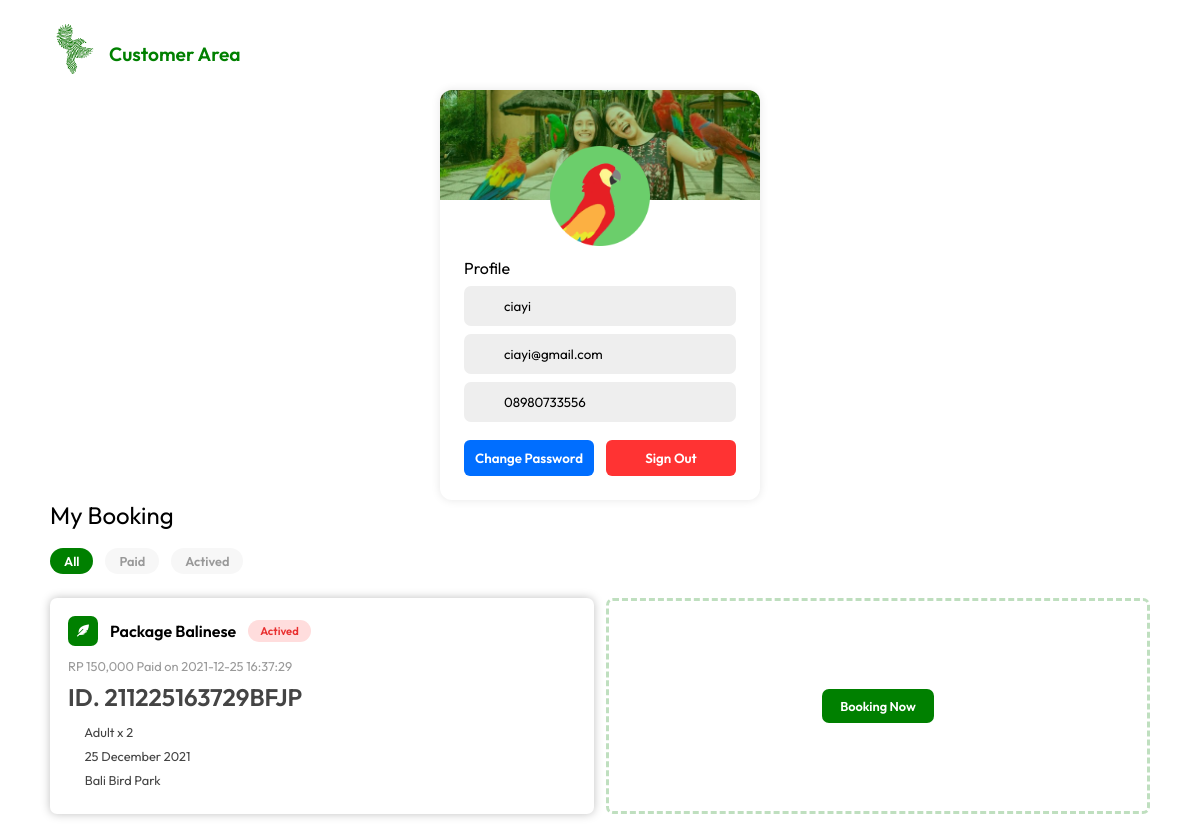
Page /customer-area (signed in) on the committed database.
### tables this page shows
CREATE TABLE `user` (
  `user_id` varchar(36) NOT NULL,
  `email` varchar(50) NOT NULL,
  `password` varchar(36) NOT NULL,
  `username` varchar(12) NOT NULL,
  `phone` varchar(24) NOT NULL,
  `role` enum('customer','admin') NOT NULL,
  `status` enum('safe','banned') NOT NULL,
  `description` text NOT NULL
);

CREATE TABLE `booking` (
  `booking_id` varchar(36) NOT NULL,
  `package` enum('balinese','indonesian','overseas','vip') NOT NULL,
  `child` int(6) NOT NULL,
  `adult` int(6) NOT NULL,
  `customer_id` varchar(36) NOT NULL,
  `booking_date` date NOT NULL,
  `booking_price` double NOT NULL,
  `payment_method` varchar(12) NOT NULL,
  `payment_date` datetime NOT NULL,
  `booking_status` enum('paid','actived') NOT NULL
);

### config/helper.php (called while the page is built, shortened)
<?php
class Helper{
  public $con;
  function __construct(){
    @$this->con = mysqli_connect("localhost","root","","balibirdpark");
    $this->base_url="http://{$_SERVER['HTTP_HOST']}/";
    $this->img_url="http://{$_SERVER['HTTP_HOST']}/assets/img/";
  }
  public function checkLog()
  {
    if(isset($_SESSION['user_id']) && !empty($_SESSION['user_id']))
      return $this->sc("*","user","user_id='{$_SESSION['user_id']}'") > 0;
    else
      return false;
  }
  public function user()
  {
    $user = $this->checkLog() ? $this->sf("*","user","user_id='{$_SESSION['user_id']}' AND password='{$_SESSION['password']}'") : ["role" => "guest"];
    return $user;
  }
  public function fdate($value)
  {
    $month = [null, "January", "February", "March", "April", "May", "June", "July", "August", "September", "October", "Novermber", "December"];
    $y = explode("-",$value)[0];
    $m = $month[(int)explode("-",$value)[1]];
    $d = explode("-",$value)[2];
    return "{$d} {$m} {$y}";
  }
  public function s($field,$table,$cond="1='1'"){
    $query = mysqli_query($this->con,"SELECT {$field} FROM {$table} WHERE {$cond}");
    return $query;}
  public function sc($field,$table,$cond="1='1'"){
    $query = mysqli_query($this->con,"SELECT {$field} FROM {$table} WHERE {$cond}");
    $result = mysqli_num_rows($query);
    return $result;}
  public function sf($field,$table,$cond="1='1'"){
    $query = mysqli_query($this->con,"SELECT {$field} FROM {$table} WHERE {$cond}");
    $result = mysqli_fetch_assoc($query);
    return $result;}
  public function f($query){
    $result = mysqli_fetch_assoc($query);
    return $result;}
}

### pages/customer-area.php (the view, shortened to what this page needs)
<div class="container">
  <div class="heading">
    <a href="<?= $h->base_url ?>"><img src="<?= "{$h->img_url}logo.png" ?>" alt=""></a>
    <h4>Customer Area</h4>
  </div>
  <div class="box">
    <div class="left">
      <div>
        <img class="background" src="<?= $h->img_url ?>customer-area-bg.jpg" alt="">
        <img class="profile" src="<?= $h->img_url ?>profile.png" alt="">
        <div id="pp-box">
          <div id="profile">
            <h4 class="left-title">Profile</h4>
            <div class="input-group-float">
              <i class="fad fa-user"></i>
              <input type="text" autocomplete="off" value="<?= $h->user()['username'] ?>" placeholder="Username" readonly>
            </div>
            <div class="input-group-float">
              <i class="fad fa-envelope"></i>
              <input type="text" id="profile-email" autocomplete="off" value="<?= $h->user()['email'] ?>" placeholder="Email">
            </div>
            <div class="input-group-float">
              <i class="fad fa-phone"></i>
              <input type="text" id="profile-phone" autocomplete="off" value="<?= $h->user()['phone'] ?>" placeholder="Phone">
            </div>
            <div id="profile-button">
              <div id="set-1">
                <button id="btn-cp">Change Password</button>
                <button id="btn-so">Sign Out</button>
              </div>
            </div>
          </div>
        </div>
      </div>
    </div>
    <div class="right">
      <h4 class="title">My Booking</h4>
      <div class="booking-filter">
        <a href="<?= $h->base_url ?>customer-area/"><div class="filter-items <?= !isset($url[1]) ? "active" : ""?>">All</div></a>
        <a href="<?= $h->base_url ?>customer-area/paid"><div class="filter-items <?= $url[1] == "paid" ? "active" : ""?>">Paid</div></a>
        <a href="<?= $h->base_url ?>customer-area/actived"><div class="filter-items <?= $url[1] == "actived" ? "active" : ""?>">Actived</div></a>
      </div>
      <div class="booking-data">
        <?php
          if(!isset($url[1]))
            $cond = "1='1'";
          else if($url[1] == "paid")
            $cond = "booking_status = 'paid'";
          else if($url[1] == "actived")
            $cond = "booking_status = 'actived'";
          $q = $h->s("*","booking","customer_id='{$h->user()['user_id']}' AND $cond");
          while ($data = $h->f($q)) {
            if ($data['package'] == "balinese") {
              $icon = "feather-alt";
            }else if ($data['package'] == "indonesian") {
              $icon = "crow";
            }else if ($data['package'] == "overseas") {
              $icon = "dove";
            }else if ($data['package'] == "vip") {
              $icon = "crown";
            }
            ?>
              <div class="data-items">
                <div class="data-head">
                  <div class="left">
                    <i class="data-icon fa fa-<?= $icon ?>"></i>
                    <h4 class="data-package">Package <?= $data['package'] ?></h4>
                    <h4 class="data-status <?= $data['booking_status'] ?>"><?= $data['booking_status'] ?></h4>
                  </div>
                  <div class="right">
                    <h4 class="data-paid-date">RP <?= number_format($data['booking_price']) ?> Paid on <?= $data['payment_date'] ?></h4>
                  </div>
                </div>
                <div class="data-body">
                  <h4 class="data-id">ID. <?= $data['booking_id'] ?></h4>
                  <h4 class="data-pax">
                    <?= $data['adult'] > 0 ? '<i class="fad fa-child"></i> Adult x '.$data['adult'] : ""  ?>
                  <h4 class="data-date"><i class="fad fa-calendar"></i> <?= $h->fdate($data['booking_date']) ?></h4>
                  <h4 class="data-loc"><i class="fad fa-map-marker-alt"></i> Bali Bird Park</h4>
                </div>
              </div>
            <?php
          }
        ?>
        <div class="data-items-empty">
          <a href="<?= $h->base_url ?>booking"><button>Booking Now</button></a>
        </div>
      </div>
    </div>
  </div>
</div>

### assets/css/style.css (style rules this page uses)
* { scroll-behavior: smooth; -webkit-box-sizing: border-box; box-sizing: border-box; outline: none; }
body { margin: 0 auto; padding: 0; overflow-x: hidden; font-family: "outfit"; background-color: #fff; }
h1, h2, h3, h4, h5, h6 { margin: 0; padding: 0; font-weight: 400; }
input, select, button { font-family: "Outfit"; }

### rows in the picture
user: username "ciayi", email "ciayi@gmail.com", phone "08980733556"
booking: package "Balinese", booking_status "Actived", booking_price "150,000", payment_date "2021-12-25 16:37:29", booking_id "211225163729BFJP", adult "2", booking_date "25 December 2021"
